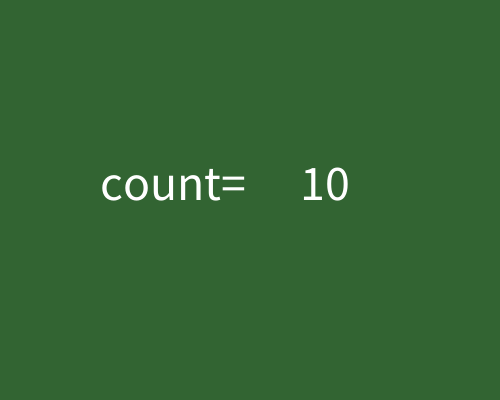
Frame 1 (no input)
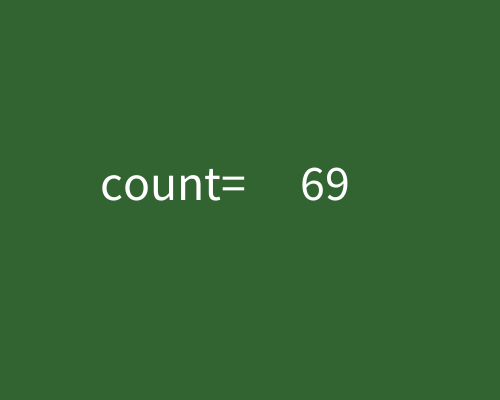
Frame 60 (the mouse pressed at the canvas centre just before this capture)
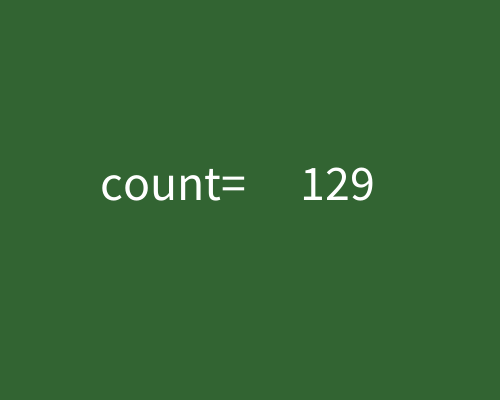
Frame 120 (the mouse held since frame 60 and released just before this capture)

The Processing sketch that drew these frames (run headless with seeded random() and noise(); from frame 60 on, the mouse is pressed at the canvas centre):

// Processing sketch: example1
// ── example1.pde
int count = 10;

void setup() {
  size(500, 400);
}

void draw() {
  background(50, 100, 50);
  textSize(50);
  text("count=",100,200);
  text(count, 300, 200);
  count ++;
}
